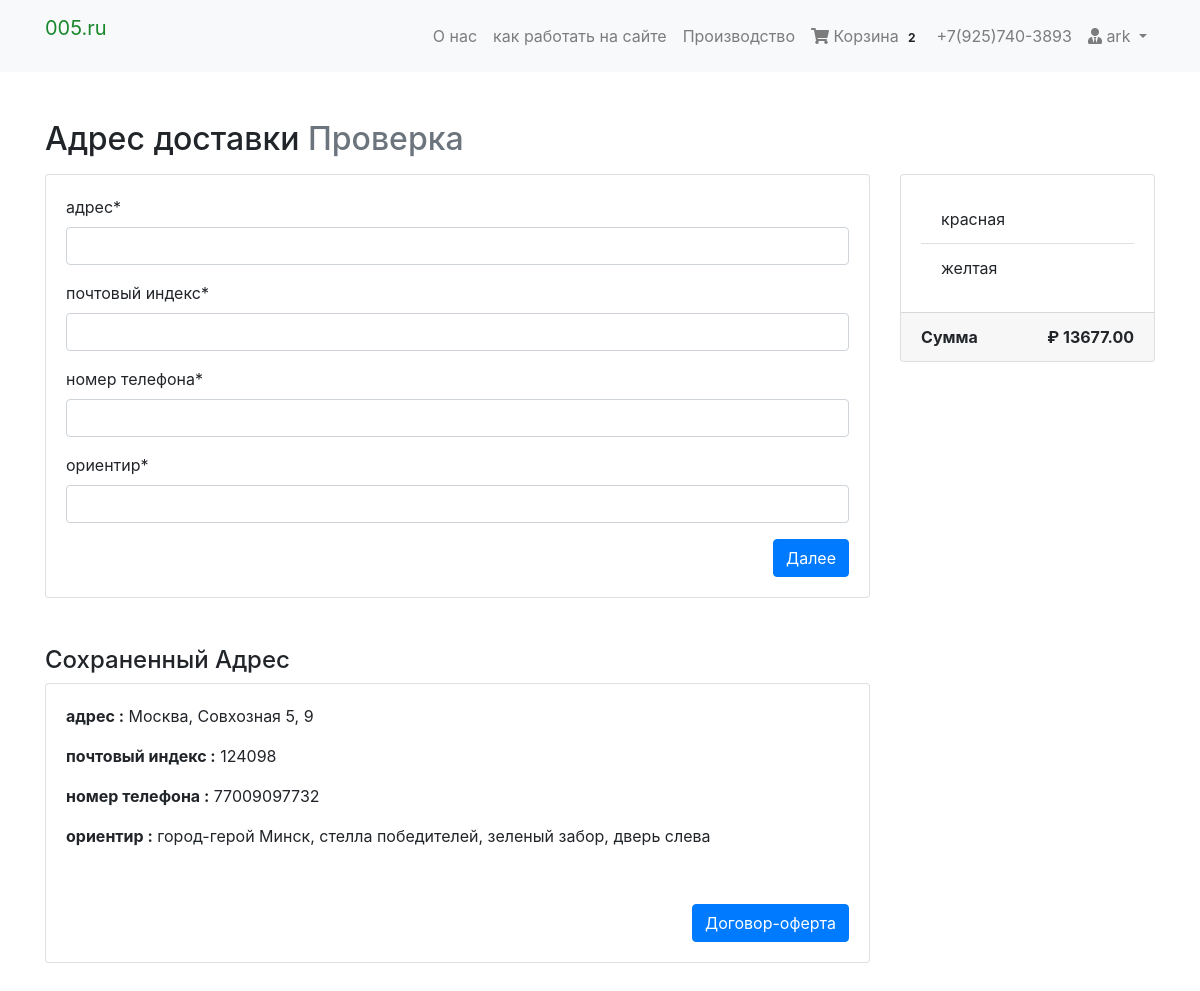
/checkout/ (signed in), run on an earlier commit of the app's database.
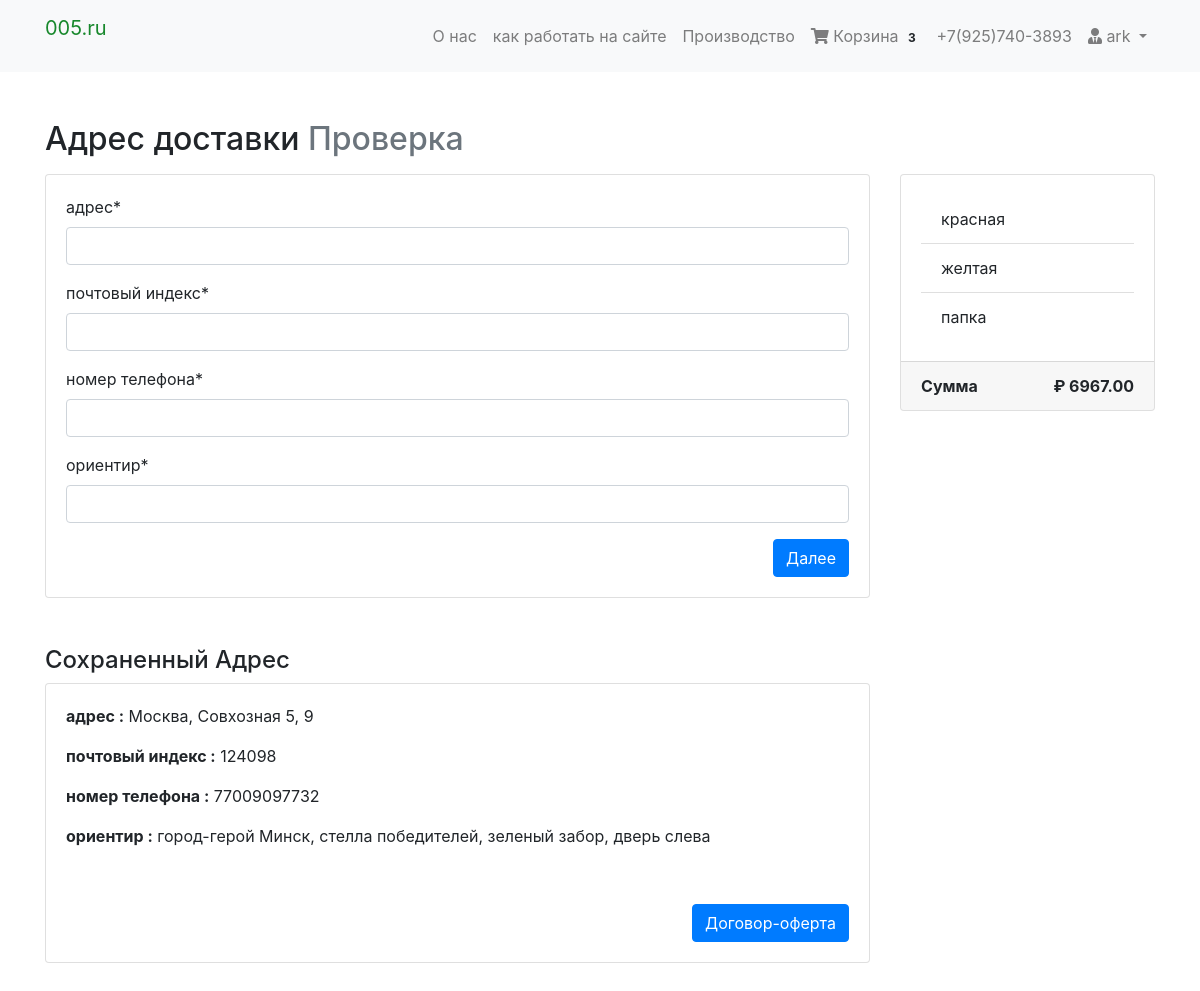
And on a later commit of the database.
### cart/models.py (models this page shows, shortened)
class Order(models.Model):
    orderitems  = models.ManyToManyField(Cart)
    user = models.ForeignKey(User, on_delete=models.CASCADE)
    ordered = models.BooleanField(default=False)
    created = models.DateTimeField(auto_now_add=True)
    paymentId = models.CharField(max_length=200, blank=True , null=True)
    orderId = models.CharField(max_length=200, blank=True, null=True)
    def get_totals(self):
        total = 0
        for order_item in self.orderitems.all():
            total += order_item.get_total()
        return total

class Cart(models.Model):
    user = models.ForeignKey(User, on_delete=models.CASCADE)
    item = models.ForeignKey(Product, on_delete=models.CASCADE)
    quantity = models.IntegerField(default=1)
    purchased = models.BooleanField(default=False)
    created = models.DateTimeField(auto_now_add=True)
    def get_total(self):
        total = self.item.price * self.item.tirazh
        floattotal = float("{0:.2f}".format(total))
        return floattotal

### products/models.py (models this page shows, shortened)
class  Product(PolymorphicModel):
    BOX_SIZES = (
                ('50х50х35', '50х50х35'),
                ('60х60х40', '60х60х40'),
                ('60х60х40-P', '60х60х40-P'),
                ('80х80х40', '80х80х40'),
                ('80х80х40-P', '80х80х40-P'),
                ('240х185х120', '240х185х120'),
                ('270х220х70', '270х220х70'),
                ('корешок 25-40 круглый механизм 7200', 'корешок 25-40 круглый механизм 7200'),
                ('корешок 45-65 д-образный механизм', 'корешок 45-65 д-образный механизм'),
                )
    mainimage = models.ImageField(upload_to='products/', blank=True, null=True)
    name = models.CharField(max_length=300, default = None, null=True)
    slug = models.SlugField(default = None, null=True)
    subcategory = models.ForeignKey(SubCategory, on_delete=models.CASCADE, default = None, null=True)
    category = models.ForeignKey(Category, on_delete=models.CASCADE, default = None, null=True)
    preview_text = models.TextField(max_length=200, verbose_name='Preview Text', blank=True, null=True)
    detail_text = models.TextField(max_length=1000, verbose_name='Detail Text', blank=True, null=True)
    price = models.FloatField(default = None, null=True)
    tirazh = models.IntegerField(null=False)
    t = models.IntegerField(null=True)
    k = models.IntegerField(null=True)
    box_size = models.CharField(max_length=50, choices=BOX_SIZES,default='80х80х40')

### checkout/views.py (the view, shortened to what this page needs)
# urls.py: path('checkout/', checkout, name="index"),
def checkout(request):
    form = BillingForm
    order_qs = Order.objects.filter(user= request.user, ordered=False)
    order_items = order_qs[0].orderitems.all()
    order_total = order_qs[0].get_totals()
    context = {"form": form, "order_items": order_items, "order_total": order_total}
    saved_address = BillingAddress.objects.filter(user = request.user)
    if saved_address.exists():
        savedAddress = saved_address.first()
        context = {"form": form, "order_items": order_items, "order_total": order_total, "savedAddress": savedAddress}
    return render(request, 'checkout/index.html', context)

### cart/templatetags/cart_tag.py (called while the page is built)
@register.filter
def cart_total(user):
    order = Order.objects.filter(user=user, ordered=False)
    if order.exists():
    	return order[0].orderitems.count()
    else:
    	return 0

### checkout/templates/checkout/index.html (shortened to what this page needs)
{% extends 'products/base.html' %}
{% load crispy_forms_tags %}
{% block content %}
<div class="container mt-5">
  <h2 class="mb-3">Адрес доставки  <span class="text-muted">Проверка</span></h2>
  <div class="row">
    <div class="col-md-9">
     <div class="card mb-5" style="height: auto">
       <div class="card-body">
          <form method="POST">
         {{ form | crispy}}
          <button type="submit" class="btn btn-primary float-right">Далее</button>
          </form>
       </div>
     </div>
      {% if savedAddress %}
      <h4>Сохраненный Адрес</h4>
      <div class="card mb-5" style="height: auto">
        <div class="card-body">
          <p><b>адрес :</b> {{ savedAddress.address }}</p>
          <p><b>почтовый индекс :</b> {{ savedAddress.zipcode }}</p>
          <p><b>номер телефона :</b> {{ savedAddress.cellular }}</p>
          <p><b>ориентир :</b> {{ savedAddress.landmark }}</p>
        </div>
        <div class="card-body">
        <a href="{% url 'checkout:send_email' %}" class="btn btn-primary float-right">Договор-оферта</a>
        </div>
      </div>
      {% endif %}
    </div>
    <div class="col-md-3">
      <div class="card" style="height: auto">
        <div class="card-body">
          <ul class="list-group list-group-flush">
            {% for item in order_items %}
            <li class="list-group-item">{{ item.item.name }} </li>
            {% endfor %}
          </ul>
        </div>
           <div class="card-footer">
            <span class="float-left"><b>Сумма</b></span>
            <span class="float-right"><b>₽ {{ order_total | floatformat:2 }}</b></span>
          </div>
      </div>
    </div>
  </div>
</div>
{% endblock %}

### products/templates/products/navbar.html (shortened to what this page needs)
{% load cart_tag %}
<nav class="navbar navbar-expand-lg navbar-light bg-light">
  <div class="container">
  <a class="navbar-brand" href="/"><p style="color:rgb(24, 136, 44)">005.ru</p></a>
  <div class="collapse navbar-collapse" id="navbarNav">
    <ul class="navbar-nav ml-auto">
      <li {% if request.path == 'contact' %}class="nav-item active"{% else %}class="nav-item"{% endif %}>
        <a class="nav-link" href="#">О нас <span class="sr-only">(current)</span></a>
      </li>
      <li class="nav-item">
        <a class="nav-link" href="#">как работать на сайте</a>
      </li>
      <li class="nav-item">
        <a class="nav-link" href="#">Производство</a>
      </li>
      {% if request.user.is_authenticated %}
      <li class="nav-item">
        <a class="nav-link" href="{% url 'mainapp:cart-home' %}">
          <i class="fa fa-shopping-cart"></i> Корзина
          <span class="badge badge-light">{{ request.user| cart_total }}</span>
        </a>
      </li>
      <li class="nav-item">
        <a class="nav-link" href="#">+7(925)740-3893</a>
      </li>
      <li class="nav-item dropdown">
        <a class="nav-link dropdown-toggle" href="#" id="navbarDropdown" role="button" data-toggle="dropdown" aria-haspopup="true" aria-expanded="false">
          <i class="fas fa-user-tie"></i> {{ request.user.username }}
        </a>
      </li>
      {% else %}
       <li class="nav-item">
        <a  class="btn btn-primary" href="/accounts/login/">Login / Register</a>
      </li>
      {% endif %}
    </ul>
  </div>
  </div>
</nav>

What changed in the data, as far as the page shows it:
added Cart: item.name "папка"
Also different on the page:
{{ request.user| cart_total }}: "2" → "3"
{{ order_total | floatformat:2 }}: "13677.00" → "6967.00"
